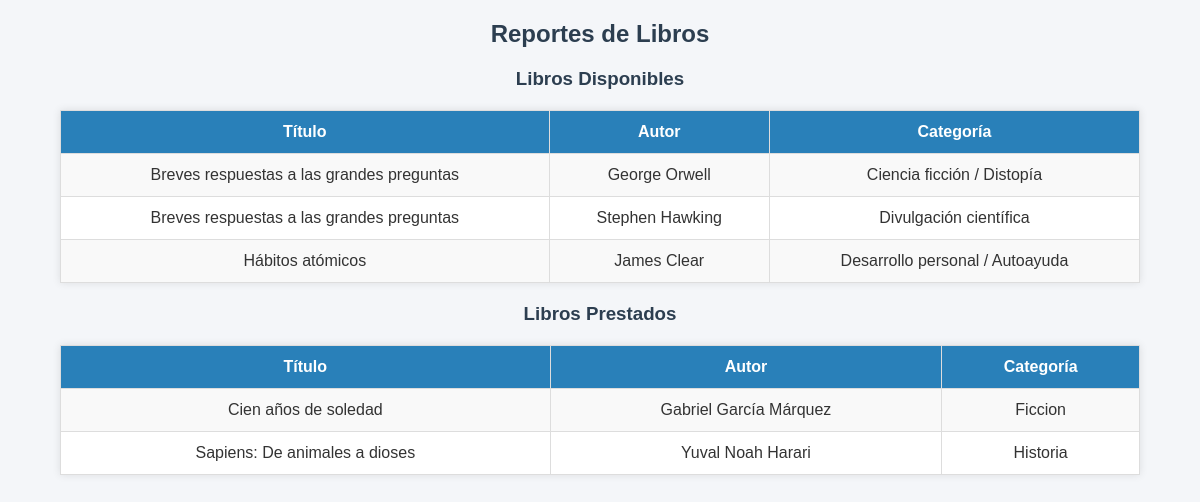
Page /Biblioteca/reportes.php (signed in) on the committed database.
### tables this page shows
CREATE TABLE `libros` (
  `id_libro` int(11) NOT NULL,
  `titulo` varchar(100) DEFAULT NULL,
  `autor` varchar(100) DEFAULT NULL,
  `categoria` varchar(50) DEFAULT NULL,
  `estado` enum('Disponible','Prestado') DEFAULT 'Disponible'
);

### Biblioteca/reportes.php (the view, shortened to what this page needs)
<?php
include('conexion.php');
?>
<!DOCTYPE html>
<html lang="es">
<head>
  <link rel="stylesheet" href="estilos.css">
</head>
<body>
  <h2>Reportes de Libros</h2>
  <h3>Libros Disponibles</h3>
  <?php
  $resultado = $conexion->query("SELECT * FROM libros WHERE estado='Disponible'");
  echo "<table><tr><th>Título</th><th>Autor</th><th>Categoría</th></tr>";
  while ($fila = $resultado->fetch_assoc()) {
    echo "<tr><td>{$fila['titulo']}</td><td>{$fila['autor']}</td><td>{$fila['categoria']}</td></tr>";
  }
  echo "</table>";
  ?>
  <h3>Libros Prestados</h3>
  <?php
  $resultado = $conexion->query("SELECT * FROM libros WHERE estado='Prestado'");
  echo "<table><tr><th>Título</th><th>Autor</th><th>Categoría</th></tr>";
  while ($fila = $resultado->fetch_assoc()) {
    echo "<tr><td>{$fila['titulo']}</td><td>{$fila['autor']}</td><td>{$fila['categoria']}</td></tr>";
  }
  echo "</table>";
  ?>
</body>
</html>

### Biblioteca/estilos.css (style rules this page uses)
body { font-family: Arial, sans-serif; background-color: #f4f6f9; margin: 0; padding: 0; color: #333; }
h2, h3 { text-align: center; color: #2c3e50; }
table { width: 90%; margin: 20px auto; border-collapse: collapse; background: #fff; box-shadow: 0px 0px 8px rgba(0,0,0,0.1); }
table th, table td { padding: 12px; border: 1px solid #ddd; text-align: center; }
table th { background-color: #2980b9; color: #fff; }
table tr:nth-child(even) { background-color: #f9f9f9; }

### rows in the picture
libros: titulo "Breves respuestas a las grandes preguntas", autor "George Orwell", categoria "Ciencia ficción / Distopía"
libros: titulo "Breves respuestas a las grandes preguntas", autor "Stephen Hawking", categoria "Divulgación científica"
libros: titulo "Hábitos atómicos", autor "James Clear", categoria "Desarrollo personal / Autoayuda"
libros: titulo "Cien años de soledad", autor "Gabriel García Márquez", categoria "Ficcion"
libros: titulo "Sapiens: De animales a dioses", autor "Yuval Noah Harari", categoria "Historia"
